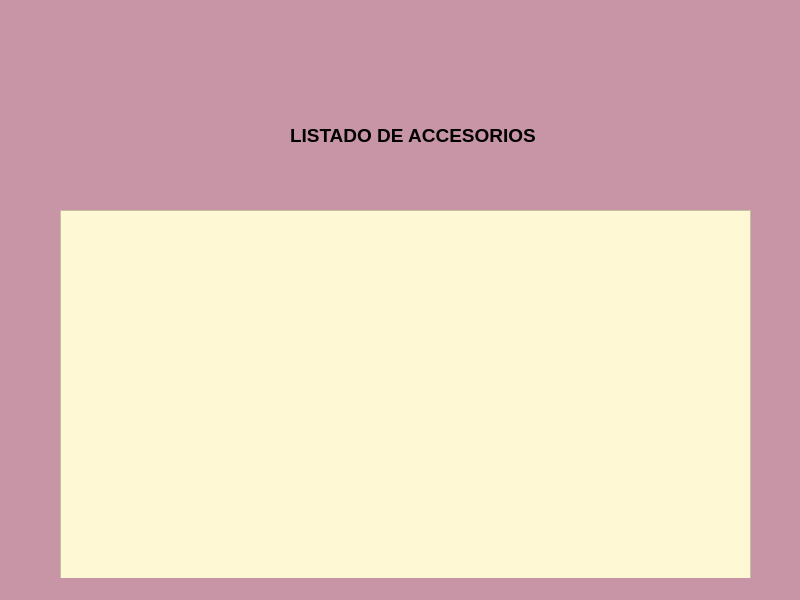
<?xml version="1.0" encoding="UTF-8"?>
<ui version="4.0">
 <class>MainWindow</class>
 <widget class="QMainWindow" name="MainWindow">
  <property name="geometry">
   <rect>
    <x>0</x>
    <y>0</y>
    <width>800</width>
    <height>600</height>
   </rect>
  </property>
  <property name="font">
   <font>
    <pointsize>9</pointsize>
    <weight>75</weight>
    <bold>true</bold>
   </font>
  </property>
  <property name="windowTitle">
   <string>MainWindow</string>
  </property>
  <property name="styleSheet">
   <string notr="true">background-color: rgb(200, 149, 167);</string>
  </property>
  <widget class="QWidget" name="centralwidget">
   <widget class="QLabel" name="label">
    <property name="geometry">
     <rect>
      <x>290</x>
      <y>100</y>
      <width>251</width>
      <height>71</height>
     </rect>
    </property>
    <property name="font">
     <font>
      <pointsize>14</pointsize>
      <weight>75</weight>
      <bold>true</bold>
     </font>
    </property>
    <property name="styleSheet">
     <string notr="true">border-color: rgb(255, 116, 153);</string>
    </property>
    <property name="text">
     <string>LISTADO DE ACCESORIOS</string>
    </property>
   </widget>
   <widget class="QTextEdit" name="listado_accesorios">
    <property name="geometry">
     <rect>
      <x>60</x>
      <y>210</y>
      <width>691</width>
      <height>401</height>
     </rect>
    </property>
    <property name="font">
     <font>
      <pointsize>9</pointsize>
      <weight>75</weight>
      <bold>true</bold>
     </font>
    </property>
    <property name="styleSheet">
     <string notr="true">background-color: rgb(255, 255, 255);
background-color: rgb(255, 248, 213);</string>
    </property>
   </widget>
  </widget>
  <widget class="QStatusBar" name="statusbar"/>
 </widget>
 <resources/>
 <connections/>
</ui>
